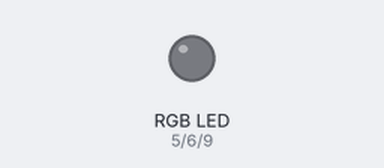
A sketch run on a simulated Arduino Uno, built with avr-gcc and run on an emulated ATmega328P. Parts: an RGB LED mixed from three pins (HIGH = lit).

Above: at 0.15 s.
Timing chart, 0 to 1.6 s (numbered marks = the images above):
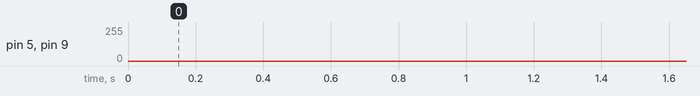

The sketch:

PrintLEDCycle.ino
```cpp
// color swirl! connect an RGB LED to the PWM pins as indicated
// in the #defines
// public domain, enjoy!

#define REDPIN 5
#define GREENPIN 6
#define BLUEPIN 9

#define STEPSIZE 0.01
#define MIDLEVEL 85

#define DELAYTIME 3     // make this higher to slow down

void setup() {
  pinMode(REDPIN, OUTPUT);
  pinMode(GREENPIN, OUTPUT);
  pinMode(BLUEPIN, OUTPUT);

  //Serial.begin(9600);
}

int getIntLevel(float fLevel){
  if(fLevel < 0.0) {
    return 0;
  } else if(fLevel< 0.5){
    return (int)(fLevel/0.5*MIDLEVEL);
  } else if(fLevel<1.0){
    return (int)(MIDLEVEL + (fLevel-0.5)/0.5*(255-MIDLEVEL));
  } else {
    return 255;
  }
}

void setLevelRGB(float rLevel, float gLevel, float bLevel){
  analogWrite(REDPIN,getIntLevel(rLevel));
  analogWrite(GREENPIN,getIntLevel(gLevel));
  analogWrite(BLUEPIN,getIntLevel(bLevel));
}


void loop() {
  float r, g, b;

//  analogWrite(REDPIN,0);
//  delay(DELAYTIME);
//  analogWrite(REDPIN,MIDLEVEL);
//  delay(DELAYTIME);
//  analogWrite(REDPIN,255);
//  delay(DELAYTIME);
//  analogWrite(REDPIN,0);
//
//  analogWrite(GREENPIN,0);
//  delay(DELAYTIME);
//  analogWrite(GREENPIN,MIDLEVEL);
//  delay(DELAYTIME);
//  analogWrite(GREENPIN,255);
//  delay(DELAYTIME);
//  analogWrite(GREENPIN,0);
//
//  analogWrite(BLUEPIN,0);
//  delay(DELAYTIME);
//  analogWrite(BLUEPIN,MIDLEVEL);
//  delay(DELAYTIME);
//  analogWrite(BLUEPIN,255);
//  delay(DELAYTIME);
//  analogWrite(BLUEPIN,0);
//
//  return;

  for(r=0.0; r<=1.0; r+=STEPSIZE){
    setLevelRGB(r,0,1.0-r);
    Serial.print("Red level: ");
    Serial.println(r);
    delay(DELAYTIME);
  }

  for(g=0.0; g<=1.0; g+=STEPSIZE){
    setLevelRGB(1.0-g,g,0);
    Serial.print("Green level: ");
    Serial.println(g);
    delay(DELAYTIME);
  }

  for(b=0.0; b<=1.0; b+=STEPSIZE){
    setLevelRGB(0,1.0-b,b);
    Serial.print("Blue level: ");
    Serial.println(b);
    delay(DELAYTIME);
  }


}
```
